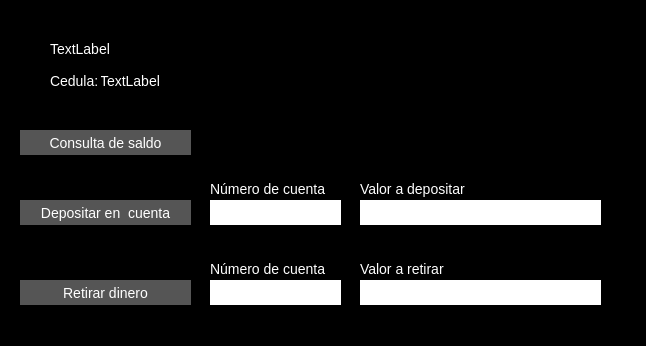
<?xml version="1.0" encoding="UTF-8"?>
<ui version="4.0">
 <class>menuconsultas</class>
 <widget class="QWidget" name="menuconsultas">
  <property name="geometry">
   <rect>
    <x>0</x>
    <y>0</y>
    <width>646</width>
    <height>346</height>
   </rect>
  </property>
  <property name="minimumSize">
   <size>
    <width>646</width>
    <height>346</height>
   </size>
  </property>
  <property name="maximumSize">
   <size>
    <width>646</width>
    <height>346</height>
   </size>
  </property>
  <property name="cursor">
   <cursorShape>PointingHandCursor</cursorShape>
  </property>
  <property name="windowTitle">
   <string>Cliente</string>
  </property>
  <property name="windowIcon">
   <iconset>
    <normaloff>m.jpg</normaloff>m.jpg</iconset>
  </property>
  <property name="styleSheet">
   <string notr="true">QWidget{
background-color: black;
color: #fff;
}

QLineEdit{
background-color: #fff ;
border: 0;
color: #111;
font-size: 14px;
height: 30px;
}

QLabel{
color: #fff;
font-size: 14px;
}

QPushButton{
background-color: #555;
color: #fff;
font-size: 14px;
border: 1;
}</string>
  </property>
  <widget class="QPushButton" name="pushButton">
   <property name="geometry">
    <rect>
     <x>20</x>
     <y>130</y>
     <width>171</width>
     <height>25</height>
    </rect>
   </property>
   <property name="text">
    <string>Consulta de saldo</string>
   </property>
  </widget>
  <widget class="QPushButton" name="pushButton_2">
   <property name="geometry">
    <rect>
     <x>20</x>
     <y>200</y>
     <width>171</width>
     <height>25</height>
    </rect>
   </property>
   <property name="text">
    <string>Depositar en  cuenta</string>
   </property>
  </widget>
  <widget class="QPushButton" name="pushButton_3">
   <property name="geometry">
    <rect>
     <x>20</x>
     <y>280</y>
     <width>171</width>
     <height>25</height>
    </rect>
   </property>
   <property name="text">
    <string>Retirar dinero</string>
   </property>
  </widget>
  <widget class="QLabel" name="label">
   <property name="geometry">
    <rect>
     <x>50</x>
     <y>40</y>
     <width>241</width>
     <height>17</height>
    </rect>
   </property>
   <property name="text">
    <string>TextLabel</string>
   </property>
  </widget>
  <widget class="QLabel" name="label_2">
   <property name="geometry">
    <rect>
     <x>100</x>
     <y>70</y>
     <width>181</width>
     <height>21</height>
    </rect>
   </property>
   <property name="text">
    <string>TextLabel</string>
   </property>
  </widget>
  <widget class="QLineEdit" name="lineEdit">
   <property name="geometry">
    <rect>
     <x>210</x>
     <y>200</y>
     <width>131</width>
     <height>25</height>
    </rect>
   </property>
  </widget>
  <widget class="QLineEdit" name="lineEdit_2">
   <property name="geometry">
    <rect>
     <x>360</x>
     <y>200</y>
     <width>241</width>
     <height>25</height>
    </rect>
   </property>
  </widget>
  <widget class="QLineEdit" name="lineEdit_3">
   <property name="geometry">
    <rect>
     <x>210</x>
     <y>280</y>
     <width>131</width>
     <height>25</height>
    </rect>
   </property>
  </widget>
  <widget class="QLineEdit" name="lineEdit_4">
   <property name="geometry">
    <rect>
     <x>360</x>
     <y>280</y>
     <width>241</width>
     <height>25</height>
    </rect>
   </property>
  </widget>
  <widget class="QLabel" name="label_3">
   <property name="geometry">
    <rect>
     <x>210</x>
     <y>180</y>
     <width>141</width>
     <height>17</height>
    </rect>
   </property>
   <property name="text">
    <string>Número de cuenta</string>
   </property>
  </widget>
  <widget class="QLabel" name="label_4">
   <property name="geometry">
    <rect>
     <x>360</x>
     <y>180</y>
     <width>151</width>
     <height>17</height>
    </rect>
   </property>
   <property name="text">
    <string>Valor a depositar</string>
   </property>
  </widget>
  <widget class="QLabel" name="label_5">
   <property name="geometry">
    <rect>
     <x>210</x>
     <y>260</y>
     <width>141</width>
     <height>17</height>
    </rect>
   </property>
   <property name="text">
    <string>Número de cuenta</string>
   </property>
  </widget>
  <widget class="QLabel" name="label_6">
   <property name="geometry">
    <rect>
     <x>360</x>
     <y>260</y>
     <width>151</width>
     <height>17</height>
    </rect>
   </property>
   <property name="text">
    <string>Valor a retirar</string>
   </property>
  </widget>
  <widget class="QLabel" name="label_7">
   <property name="geometry">
    <rect>
     <x>50</x>
     <y>70</y>
     <width>51</width>
     <height>21</height>
    </rect>
   </property>
   <property name="text">
    <string>Cedula:</string>
   </property>
  </widget>
 </widget>
 <resources/>
 <connections/>
</ui>
